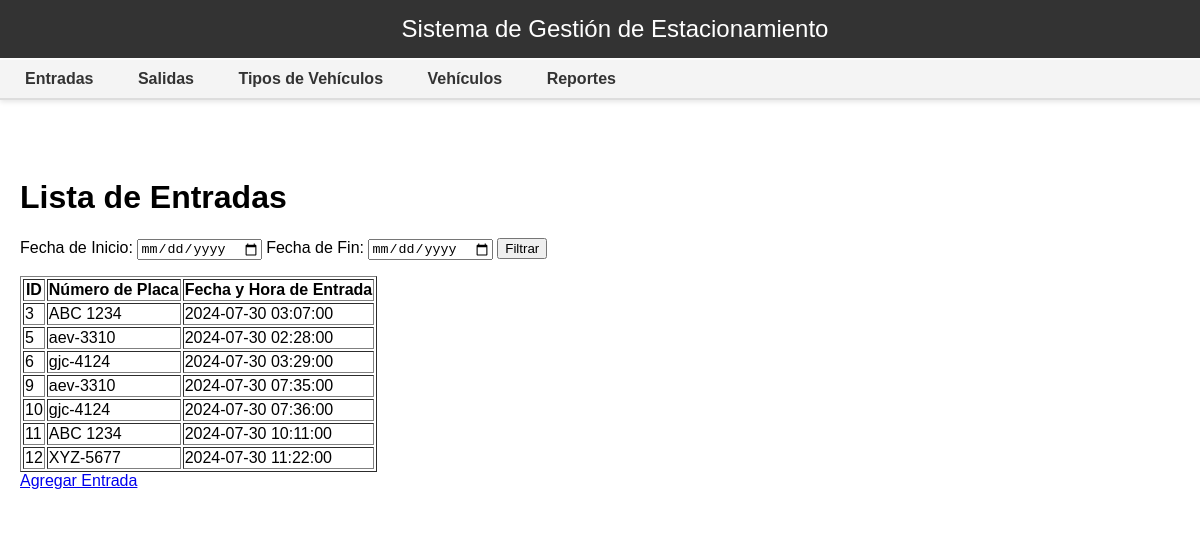
The app's page /?controller=Entry&action=index with its own data.
### tables this page shows
CREATE TABLE `entradas` (
  `id` int(11) NOT NULL,
  `num_placa` varchar(10) DEFAULT NULL,
  `fecha_hora_entrada` timestamp NOT NULL DEFAULT current_timestamp()
);

### src/models/EntryModel.php (called while the page is built, shortened)
<?php
class EntryModel {
    private $conn;
    public function __construct($conn) {
        $this->conn = $conn;
    }
    public function getAllEntries() {
        $sql = "SELECT * FROM entradas";
        $result = $this->conn->query($sql);
        return $result->fetch_all(MYSQLI_ASSOC);
    }
}
?>

### src/models/MenuModel.php (called while the page is built, shortened)
<?php
class MenuModel {
    public function getMenuItems() {
        return [
            ['label' => 'Entradas', 'controller' => 'Entry', 'action' => 'index'],
            ['label' => 'Salidas', 'controller' => 'Exit', 'action' => 'index'],
            ['label' => 'Tipos de Vehículos', 'controller' => 'VehicleType', 'action' => 'index'],
            ['label' => 'Vehículos', 'controller' => 'Vehicle', 'action' => 'index'],
            ['label' => 'Reportes', 'controller' => 'Report', 'action' => 'index'],
        ];
    }
}

### src/views/entry_list.php (the view, shortened to what this page needs)
<!DOCTYPE html>
<html lang="es">
<head>
</head>
<body>
    <h1>Lista de Entradas</h1>
    <form action="index.php" method="get">
        <label for="start_date">Fecha de Inicio:</label>
        <input type="date" id="start_date" name="start_date">
        <label for="end_date">Fecha de Fin:</label>
        <input type="date" id="end_date" name="end_date">
        <input type="submit" value="Filtrar">
    </form>
    <table border="1">
        <thead>
            <tr>
                <th>ID</th>
                <th>Número de Placa</th>
                <th>Fecha y Hora de Entrada</th>
            </tr>
        </thead>
        <tbody>
            <?php foreach ($entries as $entry): ?>
                <tr>
                    <td><?= htmlspecialchars($entry['id']) ?></td>
                    <td><?= htmlspecialchars($entry['num_placa']) ?></td>
                    <td><?= htmlspecialchars($entry['fecha_hora_entrada']) ?></td>
                </tr>
            <?php endforeach; ?>
        </tbody>
    </table>
    <a href="index.php?controller=Entry&action=add_entry">Agregar Entrada</a>
</body>
</html>

### src/controllers/EntryController.php (shortened to what this page needs)
<?php
require_once '../src/models/EntryModel.php';
class EntryController {
    private $model;
    public function __construct($conn) {
        $this->model = new EntryModel($conn);
    }
    public function handleRequest() {
        $action = isset($_GET['action']) ? $_GET['action'] : 'list_entries';
        switch ($action) {
            default:
                $this->listEntries();
                break;
        }
    }
    private function listEntries() {
        $startDate = isset($_GET['start_date']) ? $_GET['start_date'] : null;
        $endDate = isset($_GET['end_date']) ? $_GET['end_date'] : null;
        if ($startDate && $endDate) {
            $entries = $this->model->getEntriesByDateRange($startDate, $endDate);
        } else {
            $entries = $this->model->getAllEntries();
        }
        include __DIR__ . '/../views/entry_list.php';
    }
}
?>

### public/index.php (shortened to what this page needs)
<?php
require_once '../config/database.php';
require_once '../src/controllers/EntryController.php';
require_once '../src/models/MenuModel.php';
$servername = "localhost";
$database = "estacionamientogl";
$username = "root";
$password = "";
$conn = new mysqli($servername, $username, $password, $database);
$controller = isset($_GET['controller']) ? $_GET['controller'] : 'Report';
switch ($controller) {
    case 'Entry':
        $controllerInstance = new EntryController($conn);
        break;
}
$controllerInstance->handleRequest();
$content = ob_get_clean();
$menuModel = new MenuModel($conn);
$menuItems = $menuModel->getMenuItems();
?>
<!DOCTYPE html>
<html lang="es">
<head>
</head>
<body>
    <div class="header">Sistema de Gestión de Estacionamiento</div>
    <div class="nav-bar">
        <?php foreach ($menuItems as $item): ?>
            <a href="?controller=<?php echo htmlspecialchars($item['controller']); ?>&action=<?php echo htmlspecialchars($item['action']); ?>">
                <?php echo htmlspecialchars($item['label']); ?>
            </a>
        <?php endforeach; ?>
    </div>
    <div class="container">
        <div class="content">
            <?php echo $content; ?>
        </div>
    </div>
</body>
</html>

### public/index.php (style rules this page uses)
body { margin: 0; padding: 0; font-family: Arial, sans-serif; }
.header { background-color: #333; color: #fff; padding: 15px; text-align: center; font-size: 24px; position: fixed; top: 0; width: 100%; z-index: 1000; }
.nav-bar { background-color: #f4f4f4; border-bottom: 2px solid #ddd; padding: 10px; position: fixed; top: 60px; width: 100%; box-shadow: 0 2px 5px rgba(0, 0, 0, 0.1); z-index: 1000; }
.nav-bar a { text-decoration: none; color: #333; padding: 10px 15px; margin-right: 10px; font-weight: bold; border-radius: 4px; }
.container { margin-top: 120px; display: flex; }
.content { flex: 1; padding: 20px; background-color: #fff; }

### records on screen
entradas: id "3", num_placa "ABC 1234", fecha_hora_entrada "2024-07-30 03:07:00"
entradas: id "5", num_placa "aev-3310", fecha_hora_entrada "2024-07-30 02:28:00"
entradas: id "6", num_placa "gjc-4124", fecha_hora_entrada "2024-07-30 03:29:00"
entradas: id "9", num_placa "aev-3310", fecha_hora_entrada "2024-07-30 07:35:00"
entradas: id "10", num_placa "gjc-4124", fecha_hora_entrada "2024-07-30 07:36:00"
entradas: id "11", num_placa "ABC 1234", fecha_hora_entrada "2024-07-30 10:11:00"
entradas: id "12", num_placa "XYZ-5677", fecha_hora_entrada "2024-07-30 11:22:00"

### other values on screen
$item['label'] "Entradas"
$item['label'] "Salidas"
$item['label'] "Tipos de Vehículos"
$item['label'] "Vehículos"
$item['label'] "Reportes"
